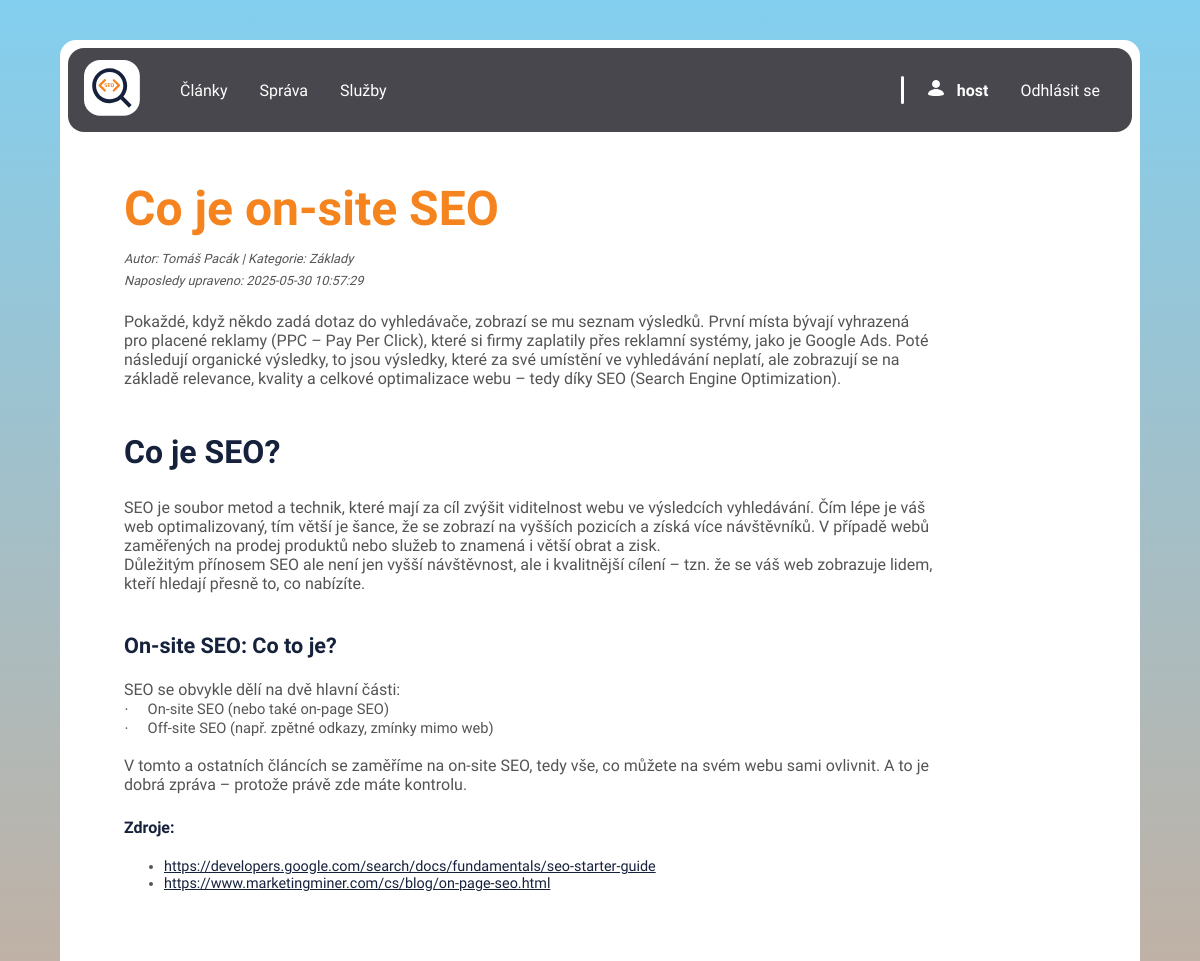
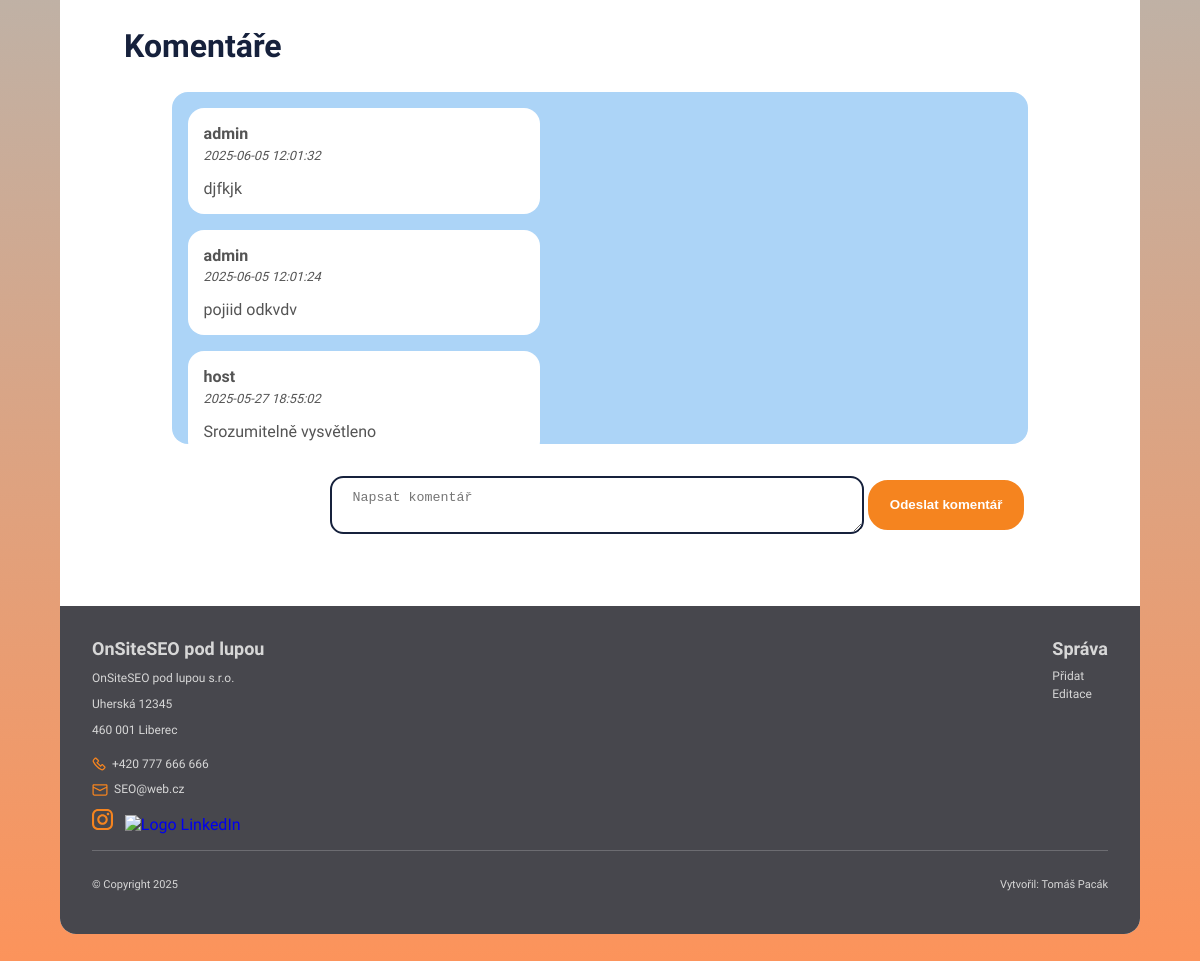
The app's page /app/views/blog/clanek_detail.php?id=3 (signed in) with its own data (2 pictures, top to bottom).
### tables this page shows
CREATE TABLE `clanky` (
  `id` int(11) NOT NULL,
  `title` varchar(255) NOT NULL,
  `author` varchar(255) NOT NULL,
  `category` varchar(100) DEFAULT NULL,
  `text` mediumtext NOT NULL,
  `sources` text NOT NULL,
  `images` longtext DEFAULT NULL CHECK (json_valid(`images`)),
  `created_at` timestamp NOT NULL DEFAULT current_timestamp(),
  `updated_at` timestamp NOT NULL DEFAULT current_timestamp() ON UPDATE current_timestamp(),
  `user_id` int(11) NOT NULL
);

CREATE TABLE `comments` (
  `id` int(11) NOT NULL,
  `text` text NOT NULL,
  `created_at` datetime DEFAULT current_timestamp(),
  `updated_at` timestamp NULL DEFAULT NULL ON UPDATE current_timestamp(),
  `user_id` int(11) NOT NULL,
  `clanek_id` int(11) NOT NULL
);

CREATE TABLE `users` (
  `id` int(11) NOT NULL,
  `username` varchar(50) NOT NULL,
  `email` varchar(100) DEFAULT NULL,
  `password_hash` varchar(255) NOT NULL,
  `role` enum('user','admin') NOT NULL DEFAULT 'user',
  `name` varchar(100) DEFAULT NULL,
  `surname` varchar(100) DEFAULT NULL,
  `created_at` timestamp NOT NULL DEFAULT current_timestamp(),
  `updated_at` timestamp NULL DEFAULT NULL ON UPDATE current_timestamp()
);

### app/models/Clanek.php (called while the page is built, shortened)
<?php
class Clanek {
    private $db;
    public function __construct($db) {
        $this->db = $db;
    }
    public function getById($id) {
        $sql = "SELECT * FROM clanky WHERE id = :id";
        $stmt = $this->db->prepare($sql);
        $stmt->execute([':id' => $id]);
        return $stmt->fetch(PDO::FETCH_ASSOC);
    }
}

### app/models/Comment.php (called while the page is built, shortened)
<?php
class Comment {
    private $db;
    public function __construct($db) {
        $this->db = $db;
    }
    public function getByClanekId($clanek_id) {
        $sql = "SELECT c.text, c.created_at, u.username
                FROM comments c
                JOIN users u ON c.user_id = u.id
                WHERE c.clanek_id = :clanek_id
                ORDER BY c.created_at DESC";
        $stmt = $this->db->prepare($sql);
        $stmt->execute([':clanek_id' => $clanek_id]);
        return $stmt->fetchAll(PDO::FETCH_ASSOC);
    }
}

### app/views/blog/clanek_detail.php (the view, shortened to what this page needs)
<?php
require_once '../../models/Clanek.php';
require_once '../../models/Comment.php';
$db = (new Database())->getConnection();
$clanekModel = new Clanek($db);
$clanek = $clanekModel->getById((int)$_GET['id']);
$commentModel = new Comment($db);
$komentare = $commentModel->getByClanekId($clanek['id']);
?>
<!DOCTYPE html>
<html lang="cz">
<head>
    <link rel="stylesheet" href="../../../public/css/typography.css">
    <link rel="stylesheet" href="../../../public/css/layout.css">
    <link rel="stylesheet" href="../../../public/css/style.css">
    <link rel="stylesheet" href="../../../public/css/richtext.min.css">
    <link rel="stylesheet" href="https://maxcdn.bootstrapcdn.com/font-awesome/4.7.0/css/font-awesome.min.css">
</head>
<body>
    <div class="page">
        <div>
            <div class="menu">
                <div class="navbar">
                    <a href="./index.php" class="navbar__logo"><img class="img--responsiv" src="../../../public/img/logo.svg" alt="logo"></a>
                    <nav class="hamburger-nav hamburger-zone">
                        <menu>
                            <div class="menuLeft menuRight">
                                <li class="menu__item"><a href="./clanky.php">Články</a></li>
                                <li class="menu__item"><a href="../admin/clanek_create.php">Správa</a></li>
                                <li class="menu__item"><a href="./sluzby.php">Služby</a></li>
                            </div>
                            <?php if (isset($_SESSION['username'])): ?>
                                <div class="menuRight">
                                    <div class="line"></div>
                                    <li class="menu__item">
                                        <div class="userLoged">
                                            <div class="iconContainer"><img class="img--responsiv" src="../../../public/img/icon_user.svg" alt="ikona uzživatele"></div>
                                            <p class="userLoged__text"><strong><?= htmlspecialchars($_SESSION['username']) ?></strong></p>
                                        </div>
                                    </li>
                                    <li class="menu__item">
                                        <a class="nav-link" href="../../controllers/logout.php">Odhlásit se</a>
                                    </li>
                                </div>
                            <?php endif; ?>
                        </menu>
                    </nav>
                </div>
            </div>
        </div>
        <main class="page__wrapper">
            <article>
                <h1 class="clanek__title"><?= htmlspecialchars($clanek['title']) ?></h1>
                <p class="clanek__autor">Autor: <?= htmlspecialchars($clanek['author']) ?> | Kategorie: <?= htmlspecialchars($clanek['category']) ?></p>
                <p class="clanek__autor">Naposledy upraveno: <?= htmlspecialchars($clanek['updated_at']) ?></p>
                <div class="clanek__content">
                    <?= html_entity_decode($clanek['text']) ?>
                </div>
                <?php
                    $sources = json_decode($clanek['sources'], true);
                    if (is_array($sources) && !empty($sources)) {
                        echo '<h4 class="clanek__zdroje">Zdroje:</h4>';
                        echo '<ul>';
                        foreach ($sources as $source) {
                            echo '<li class="clanek__zdroj"> <a class="link" href="' . $source . '" target="_blank" rel="noopener noreferrer">' . $source . '</a></li>';
                        }
                        echo '</ul>';
                    }
                ?>
            </article>
            <section class="komentare">
                <h2>Komentáře</h2>
                <div class="komentare_wrapper">
                    <div class="komentare_vypis">
                        <?php if (!empty($komentare)): ?>
                                <?php foreach ($komentare as $komentar): ?>
                                    <div class="komentar" >
                                        <p class="komentar__autor"><?= htmlspecialchars($komentar['username']) ?></p>
                                        <p class="komentar__date"><?= htmlspecialchars($komentar['created_at']) ?></p>
                                        <p class="komentar__text"><?= nl2br(htmlspecialchars($komentar['text'])) ?></p>
                                    </div>
                                <?php endforeach; ?>
                        <?php else: ?>
                            <p class="message">Zatím žádné komentáře.</p>
                        <?php endif; ?>
                    </div>
                    <div>
                        <?php if (isset($_SESSION['user_id'])): ?>
                            <form class="komentare_pridat" method="post"  action="../../controllers/CommentController.php">
                                <textarea class="form-control form-control--komentar" name="text" placeholder="Napsat komentář" required></textarea>
                                <button class="btn" type="submit">Odeslat komentář</button>
                            </form>
                        <?php else: ?>
                            <p class="warning"><a class="link" href="../auth/login.php">Přihlas se</a> pro přidání komentáře, nemáš účet? <a class="link" href="../auth/register.php">Registruj se</a></p>
                        <?php endif; ?>
                    </div>
                </div>
            </section>
        </main>
        <footer>
            <div class="footer">
                <div class="footer__mainWrapper">
                    <div class="footer__kategory">
                        <p class="footer__title">OnSiteSEO pod lupou</p>
                        <div class="footer__wrapper">
                            <div>
                                <p class="footer__neodkaz">OnSiteSEO pod lupou s.r.o.</p>
                                <p class="footer__neodkaz">Uherská 12345</p>
                                <p class="footer__neodkaz">460 001 Liberec</p>
                            </div>
                            <div class="footer__wrapper2">
                                <a class="footer__odkaz footer__odkaz--tel" href="tel:+420777666666">+420 777 666 666</a>
                                <a class="footer__odkaz footer__odkaz--mail" href="mailto:obchod@l3web.cz">SEO@web.cz</a>
                                <div class="footer__icons">
                                    <a href="#"><img class="footer__icon" src="../../../public/img/icon_instagram.svg" alt="Logo Instagram"></a>
                                    <a href="#"><img class="footer__icon" src="../../../public/img/footer_linkedin.svg" alt="Logo LinkedIn"></a>
                                </div>
                            </div>
                        </div>
                    </div>
                    <div class="footer__kategory">
                        <p class="footer__title">Správa</p>
                        <div class="footer__text">
                            <a class="footer__odkaz" href="../admin/clanek_create.php">Přidat</a>
                            <a class="footer__odkaz" href="../admin/clanky_edit_delete.php">Editace</a>
                        </div>
                    </div>
                </div>
                <div class="footer__line"></div>
                <div class="footer__paticka">
                    <div class="paticka__wrapper">
                        <p>© Copyright 2025</p>
                    </div>
                    <p>Vytvořil: Tomáš Pacák</p>
                </div>
            </div>
        </footer>
    </div>
</body>
</html>

### public/css/typography.css (style rules this page uses)
:root { --text:#545454; --primalC: #f5841f; --secondaryC: #16213C; --gradientBg: linear-gradient(to right, #fd935a, #83cfef); --bg:#ffffff; --btnH: #acd4f7; --cardBg:#2A2A2A; --bg-footer:#47474D; --text-footer:#d7d7d7; }
html { font-family: 'Hanken Grotesk', sans-serif; font-weight: 400; font-size: 16px !important; color: var(--text); }
h1 { font-size: clamp(1.6rem, 4.5vw, 3rem); color: var(--primalC); }
h2 { font-size: clamp(1.4rem, 3vw, 2rem); }
h3, .log__title { font-size: clamp(1.1rem, 1.8vw, 1.7rem); }
h2, h3, h4, .log__title { color: var(--secondaryC); }
a:not(.link) { text-decoration: none; }
.link { color: var(--secondaryC); }
.clanek__title { margin-bottom: 0.3em; }
.clanek__autor { font-size: 0.8em; font-size: 0.8em; margin: 0.5em 0; font-style: italic; }
.clanek__zdroj { font-size: 0.9em; }
.komentar__autor { font-weight: 600; margin-bottom: 0.3em; margin-top: 0; }
.komentar__date { font-size: 0.8em; font-style: italic; margin-top: 0.3em; }
.komentar__text { margin-bottom: 0; }
.footer__odkaz { text-decoration: none; color: var(--footerText); font-weight: 400; font-size: 12px; }
.footer__neodkaz { text-decoration: none; color: var(--footerText); font-weight: 400; font-size: 12px; }
.footer__title { font-weight: 800; font-size: 18px; margin: 0; }
.footer__paticka { font-weight: 400; font-size: 11px; }

### public/css/layout.css (style rules this page uses)
.page { margin: 2.5em auto; max-width: 90%; }
.page__wrapper, .head__wrapper { padding: 0.5em; }
.navbar { margin: 0.5em; margin-bottom: 0; }
.uvod, section { margin-bottom: 5em; }
.komentare_vypis { max-height: 20em; overflow-y: scroll; }
.komentare { margin-top: 4em; }
@media (min-width: 538px) { .page__wrapper { padding: 0.5em 2em; } }
@media (min-width: 538px) { .form-control--komentar { max-width: 40em; } }
@media (min-width: 538px) { .clanek__content { margin-right: 2em; } }
@media (min-width: 961px) { .page__wrapper { padding: 0.5em 4em; } }
@media (min-width: 961px) { .uvod, section { margin-bottom: 4em; } }
@media (min-width: 961px) { .clanek__content { max-width: 85%; } }
@media (min-width: 961px) { .komentare { margin-top: 6em; } }
@media (min-width: 961px) { .komentare_wrapper { max-width: 90%; margin: 0 auto; } }

### records on screen
clanky: title "Co je on-site SEO", author "Tomáš Pacák", category "Základy", updated_at "2025-05-30 10:57:29", text "Pokaždé, když někdo zadá dotaz do vyhledávače, zobrazí se mu seznam výsledků. První místa bývají vyhrazená pro placené reklamy (PPC – Pay Per Click), které si firmy zaplatily přes reklamní systémy, jako je Google Ads. Poté následují organické výsledky, to jsou výsledky, které za své umístění ve vyhledávání neplatí, ale zobrazují se na základě relevance, kvality a celkové optimalizace webu – tedy díky SEO (Search Engine Optimization). Co je SEO? SEO je soubor metod a technik, které mají za cíl zvýšit viditelnost webu ve výsledcích vyhledávání. Čím lépe je váš web optimalizovaný, tím větší je šance, že se zobrazí na vyšších pozicích a získá více návštěvníků. V případě webů zaměřených na…", sources "https://developers.google.com/search/docs/fundamentals/seo-starter-guide", sources "https://www.marketingminer.com/cs/blog/on-page-seo.html"
comments: user.username "admin", created_at "2025-06-05 12:01:32", text "djfkjk"
comments: user.username "admin", created_at "2025-06-05 12:01:24", text "pojiid odkvdv"
comments: user.username "host", created_at "2025-05-27 18:55:02", text "Srozumitelně vysvětleno"

### other values on screen
$_SESSION['username'] "host"
